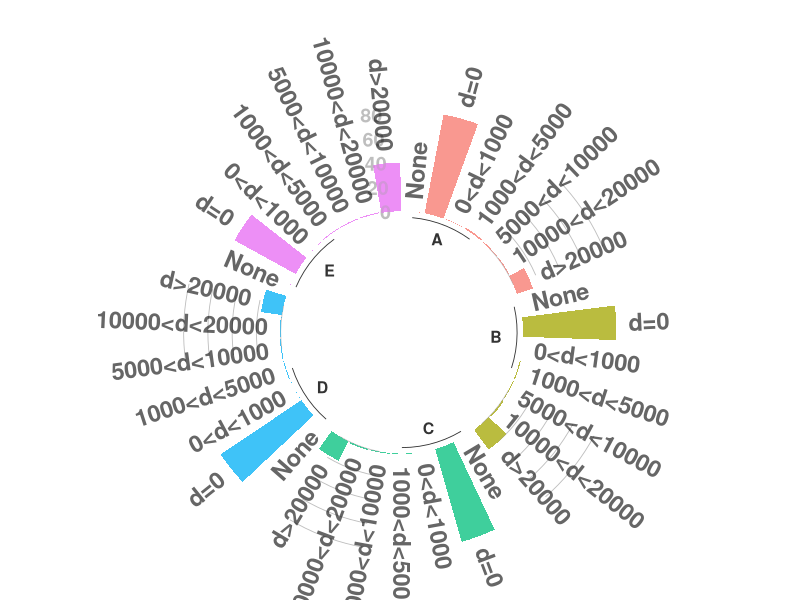
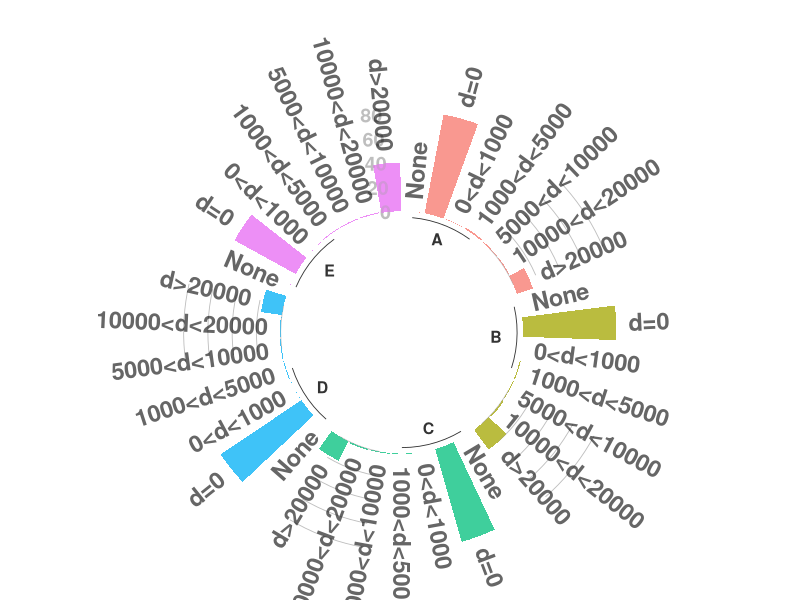

These figures' R source, in order:
# Here the script to reproduce Figure 2 of the paper "Fast analysis of scATAC-seq data using a predefined set of genomic regions".
# Peaks with p-value<0.05 were selected from DHS500 clusters which had corresponding clusters after CellRanger count matrix analysis:
# 5 times these conditions were respected (cluster A, B, C, D, E).
# These clusters were processed with bedtools closest and the results were summurized into intervals. For each interval the % of peaks at that distance is represented,

# library
library(tidyverse)

# Create dataset
data2 <- data.frame(
  intervals=c('None','d=0','0<d<1000','1000<d<5000','5000<d<10000','10000<d<20000','d>20000',
                   'None','d=0','0<d<1000','1000<d<5000','5000<d<10000','10000<d<20000','d>20000',
                   'None','d=0','0<d<1000','1000<d<5000','5000<d<10000','10000<d<20000','d>20000',
                   'None','d=0','0<d<1000','1000<d<5000','5000<d<10000','10000<d<20000','d>20000',
                   'None','d=0','0<d<1000','1000<d<5000','5000<d<10000','10000<d<20000','d>20000'
                   ),
  group=c(rep('A',7),
          rep('B',7),
          rep('C',7),
          rep('D',7),
          rep('E',7)),
  value=c(0.0,0.8291956305858987,0.003972194637537239,0.011916583912611719,0.006951340615690168,0.007944389275074478,0.1400198609731877,
          0.0,0.7693836978131213,0.0,0.008946322067594433,0.005964214711729622,0.012922465208747515,0.20278330019880716,
          0.0,0.7966101694915254,0.0,0.004985044865403789,0.006979062811565304,0.010967098703888335,0.18045862412761715,
          0.0,0.8019900497512438,0.001990049751243781,0.006965174129353234,0.007960199004975124,0.006965174129353234,0.17412935323383086,
          0.0,0.5754245754245755,0.000999000999000999,0.006993006993006993,0.007992007992007992,0.007992007992007992,0.4005994005994006)
)
head(data2)

data2$value= data2$value+0.0001
data2$value= data2$value*100

# Set a number of 'empty bar' to add at the end of each group
empty_bar <- 3
to_add <- data.frame( matrix(NA, empty_bar*nlevels(data2$group), ncol(data2)) )
colnames(to_add) <- colnames(data2)
to_add$group <- rep(levels(data2$group), each=empty_bar)
data2 <- rbind(data2, to_add)
data2 <- data2 %>% arrange(group)
data2$id <- seq(1, nrow(data2))

# Get the name and the y position of each label
label_data <- data2
number_of_bar <- nrow(label_data)
angle <- 90 - 360 * (label_data$id-0.5) /number_of_bar
label_data$hjust <- ifelse( angle < -90, 1, 0)
label_data$angle <- ifelse(angle < -90, angle+180, angle)

# prepare a data frame for base lines
base_data <- data2 %>% 
  group_by(group) %>% 
  summarize(start=min(id), end=max(id) - empty_bar) %>% 
  rowwise() %>% 
  mutate(title=mean(c(start, end)))

# prepare a data frame for grid (scales)
grid_data <- base_data
grid_data$end <- grid_data$end[ c( nrow(grid_data), 1:nrow(grid_data)-1)] + 1
grid_data$start <- grid_data$start - 1
grid_data <- grid_data[-1,]

# Make the plot
p <- ggplot(data2, aes(x=as.factor(id), y=value, fill=group)) +

  geom_bar(aes(x=as.factor(id), y=value, fill=group), stat="identity", alpha=0.5) +
  
  # Add a val=80/60/40/20/0 lines. I do it at the beginning to make sur barplots are OVER it.
  geom_segment(data=grid_data, aes(x = end, y = 80, xend = start, yend = 80), 
               colour = "grey", alpha=1, size=0.3 , inherit.aes = FALSE ) +
  geom_segment(data=grid_data, aes(x = end, y = 60, xend = start, yend = 60), 
               colour = "grey", alpha=1, size=0.3 , inherit.aes = FALSE ) +
  geom_segment(data=grid_data, aes(x = end, y = 40, xend = start, yend = 40), 
               colour = "grey", alpha=1, size=0.3 , inherit.aes = FALSE ) +
  geom_segment(data=grid_data, aes(x = end, y = 20, xend = start, yend = 20), 
               colour = "grey", alpha=1, size=0.3 , inherit.aes = FALSE ) +
  geom_segment(data=grid_data, aes(x = end, y = 0, xend = start, yend = 0), 
               colour = "grey", alpha=1, size=0.3 , inherit.aes = FALSE ) +
  # Add text showing the value of each 80/60/40/20/0 lines
  annotate("text", x = rep(max(data2$id),5), y = c(0, 20, 40, 60, 80), label = c("0","20", "40", "60", "80") , 
           color="grey", size=5 , angle=0, fontface="bold", hjust=1) +
  
  geom_bar(aes(x=as.factor(id), y=value, fill=group), stat="identity", alpha=0.5) +
  ylim(-100,100) +
  theme_minimal() +
  theme(
    legend.position = "none",
    axis.text = element_blank(),
    axis.title = element_blank(),
    panel.grid = element_blank(),
    plot.margin = unit(rep(-1,4), "cm") 
  ) +
  coord_polar() + 
  geom_text(data=label_data, aes(x=id, y=value+10, label=intervals, hjust=hjust), 
            color="black", fontface="bold",alpha=0.6, size=6, angle= label_data$angle, inherit.aes = FALSE) +
  
  # Add base line information
  geom_segment(data=base_data, aes(x = start, y = -5, xend = end, yend = -5), 
               colour = "black", alpha=0.8, size=0.3 , inherit.aes = FALSE)  +
  geom_text(data=base_data, aes(x = title, y = -18, label=group), 
            hjust=c(0.5,1,0.5,0.2,0), 
            colour = "black", alpha=0.8, size=4, fontface="bold", inherit.aes = FALSE)


p + ggtitle("CellRanger \nvs \nDHS500") +
  theme(plot.title = element_text(hjust = 0.5,vjust=-130,size=14))

ggsave("Bar_cicle", plot = last_plot(), device = "jpeg",
       scale = 1, width = 20, height = 10, units = c("in", "cm", "mm"),
       dpi = 300, limitsize = TRUE)
